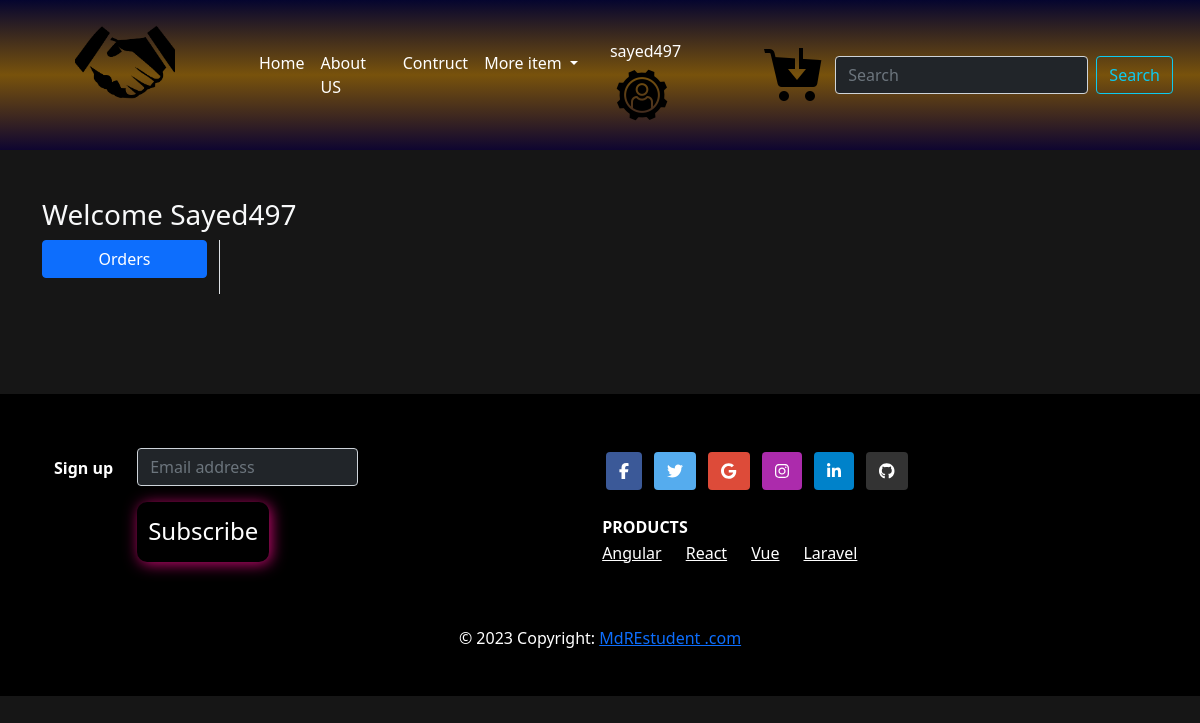
The app's page /orders/ (signed in), older data.
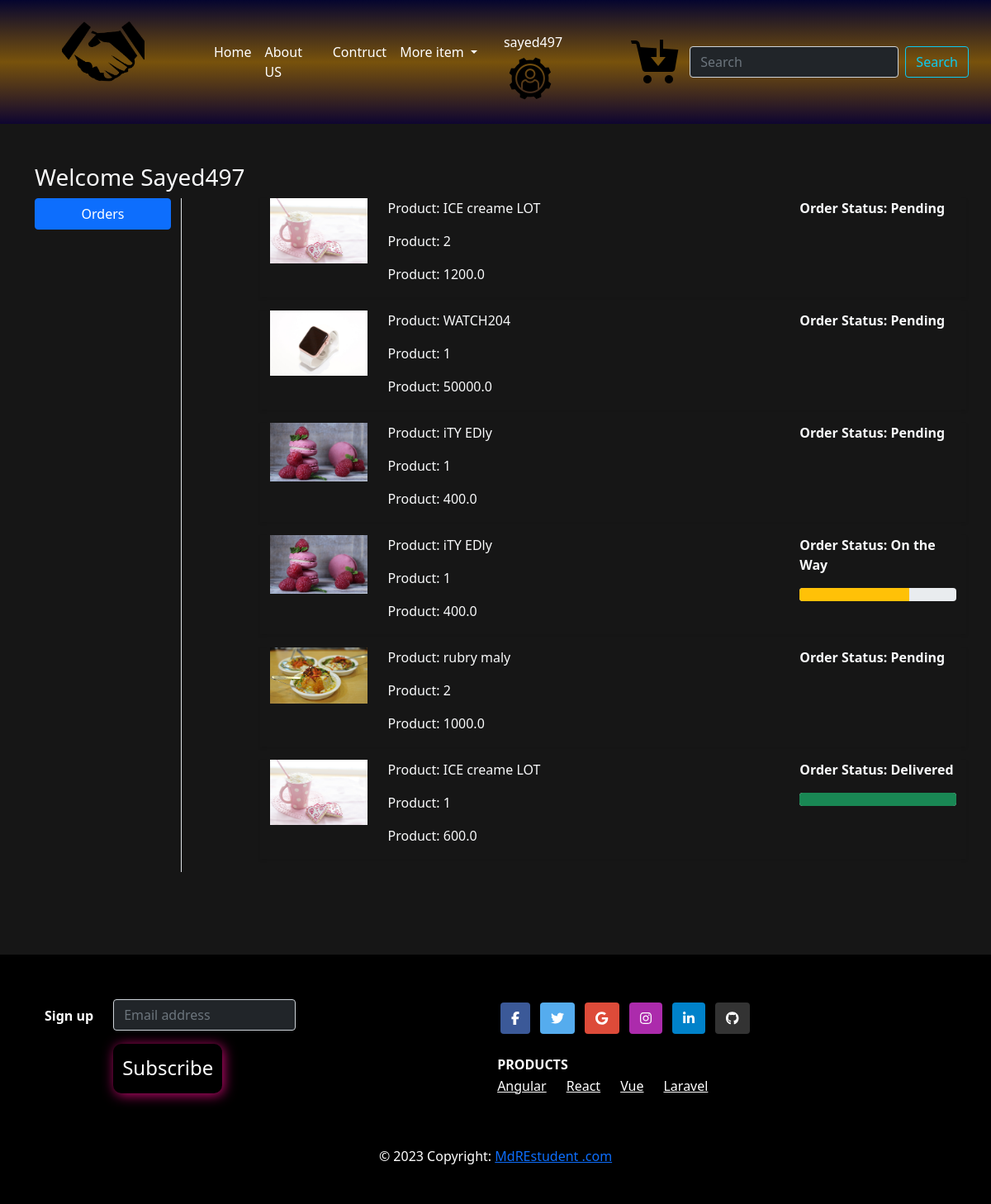
The same page, newer data.
### Shop/models.py (models this page shows, shortened)
class OrderPlaced(models.Model):
    user = models.ForeignKey(User, on_delete=models.CASCADE)
    customer = models.ForeignKey(Customer, on_delete=models.CASCADE)
    product = models.ForeignKey(Product, on_delete=models.CASCADE)
    quantity = models.PositiveIntegerField(default=1)
    ordered_date = models.DateTimeField(auto_now_add=True)
    status = models.CharField(max_length=50, choices=STATUS_CHOICE, default='Pending')
    @property
    def total_cost(self):
        return self.quantity * self.product.selling_price

class Product(models.Model):
    title = models.CharField(max_length=100)
    selling_price = models.FloatField()
    discounted_price = models.FloatField()
    description = models.TextField()
    brand = models.CharField(max_length=100)
    category = models.CharField(choices=CATEGORY_CHOICES,max_length=3)
    product_image = models.ImageField(upload_to='productimg')

### Shop/views.py (the view)
# urls.py: path('orders/', views.orders, name='orders'),
def orders(request):
 op = OrderPlaced.objects.filter(user=request.user)
 return render(request, 'Shop/orders.html', {'order_placed':op})

### Shop/templates/Shop/orders.html (shortened to what this page needs)
{% extends 'Shop/base.html' %}
{% load static %}
{% block main-content %}
<div class="container my-5">
    <div class="row text-light">
        <h3>Welcome <span class="text-capitalize">{{request.user}}</span></h3>
        <div class="col-sm-2 border-end">
            <ul class="list-unstyled">
                <li class="d-grid"><a href="{% url 'orders' %}" class="btn btn-primary">Orders</a></li>
            </ul>
        </div>
        <div class="col-sm-9 offset-sm-1">
            {% for op in order_placed %}
            <div class="row shadow-sm mb-3">
                <div class="col-sm-2">
                    <img src="{{op.product.product_image.url}}" alt="" srcset="" class="img-fluid" height="150"
                        width="150">
                </div>
                <div class="col-sm-7">
                    <p>Product: {{op.product.title}}</p>
                    <p>Product: {{op.quantity}}</p>
                    <p>Product: {{op.total_cost}}</p>
                </div>
                <div class="col-sm-3 fw-bold">
                    <p>Order Status: {{op.status}}</p>
                    {% if op.status == 'On the Way' %}
                    <div class="progress">
                        <div class="progress-bar bg-warning" role="progressbar" style="width: 70%" aria-valuenow="70"
                            aria-valuemin="0" aria-valuemax="100">
                        </div>
                    </div>
                    {% endif %}
                    {% if op.status == 'Delivered' %}
                    <div class="progress">
                        <div class="progress-bar bg-success" role="progressbar" style="width: 100%" aria-valuenow="100"
                            aria-valuemin="0" aria-valuemax="100">
                        </div>
                    </div>
                    {% endif %}
                </div>
            </div>
            {% endfor %}
        </div>
    </div>
</div>
{% endblock main-content %}

### Shop/templates/Shop/base.html (shortened to what this page needs)
<!doctype html>
{% load static %}
<html lang="en">
<head>
    <link href="https://cdn.jsdelivr.net/npm/bootstrap@5.0.0-beta1/dist/css/bootstrap.min.css" rel="stylesheet"
>
    <link rel="stylesheet" href="{% static 'Shop/css/owl.carousel.min.css' %}">
    <link rel="stylesheet" href="{% static 'Shop/css/all.min.css' %}">
    <link rel="stylesheet" href="{% static 'Shop/css/style.css' %}">
</head>
<body>
    <nav class="navbar navbar-expand-lg bg-body-tertiary">
        <div class="container-fluid">
          <a class="navbar-brand " href="#"><img class="logos  mx-lg-5" src="{% static "Shop/images/Untitled design (3).png" %}" alt=""> </a>
          <button class=" menubtn" type="button" data-bs-toggle="collapse" data-bs-target="#navbarSupportedContent" aria-controls="navbarSupportedContent" aria-expanded="false" aria-label="Toggle navigation">
          </button>
          <div class="collapse navbar-collapse" id="navbarSupportedContent">
            <ul class="navbar-nav me-auto mb-2 mb-lg-0">
              <li class="nav-item">
                <a class="nav-link active " aria-current="page" href="{% url 'home' %}">Home</a>
              </li>
              <li class="nav-item">
                <a class="nav-link" href="#">About US</a>
              </li>
               <li class="nav-item" >
                 <a  class="nav-link" href="#">Contruct </a>
              </li>
              <li class="nav-item dropdown">
                <a class="nav-link dropdown-toggle" href="#" role="button" data-bs-toggle="dropdown" aria-expanded="false">
                 More item
                </a>
              </li>
            </ul>
            <ul class="navbar-nav me-auto mb-2 mb-lg-0 toolsIcon">
              <li class="nav-item" >
                <a  class="nav-link" href="#"> <li class="nav-item dropdown">
                  <a class="nav-link " href="#" role="button" data-bs-toggle="dropdown" aria-expanded="false">
                    <span>{{request.user}}  </span> <img src="{% static 'Shop/images/settings.png' %}" alt="">
                  </a>
                </li> </a>
             </li>
            </ul>
            <ul class="navbar-nav me-auto mb-2 mb-lg-0   toolsIcon ">
              <li class="nav-item tools" >
                <a  class="nav-link" href="{% url "showCart" %}"> <img src="{% static 'Shop/images/add cart.png' %}" alt=""> <sup  class="" href="#"></sup> </a>
             </li>
            </ul>
            <form class="d-flex" role="search">
              <input class="form-control bg-dark text-light me-2" type="search" placeholder="Search" aria-label="Search">
              <button class="btn btn-outline-info" type="submit">Search</button>
            </form>
          </div>
        </div>
      </nav>
    {% block main-content %} {% endblock main-content %}
    <footer class=" bg-successs text-center text-lg-start">
      <div class="container p-4 pb-0">
        <form action="">
          <div class="row">
            <div class="col-auto mb-4 mb-md-0">
              <p class="pt-2">
                <strong>Sign up</strong>
              </p>
            </div>
            <div class="col-md-5 col-12 mb-4 mb-md-0">
              <div class="form-outline w-50 mb-4">
                <input type="email" id="form5Example25" placeholder="Email address" class="form-control text-light bg-dark" />
                <button type="submit" class="btn text-dangers mt-3 pb-5 mb-4">
                  Subscribe
                </button>
              </div>
            </div>
            <div class="col-auto mb-4 mb-md-0">
        <section class="mb-4">
          <a
            class="btn text-white btn-floating m-1"
            style="background-color: #3b5998;"
            href="#!"
            role="button"
            ><i class="fab fa-facebook-f"></i
          ></a>
          <a
            class="btn text-white btn-floating m-1"
            style="background-color: #55acee;"
            href="#!"
            role="button"
            ><i class="fab fa-twitter"></i
          ></a>
          <a
            class="btn text-white btn-floating m-1"
            style="background-color: #dd4b39;"
            href="#!"
            role="button"
            ><i class="fab fa-google"></i
          ></a>
          <a
            class="btn text-white btn-floating m-1"
            style="background-color: #ac2bac;"
            href="#!"
            role="button"
            ><i class="fab fa-instagram"></i
          ></a>
          <a
            class="btn text-white btn-floating m-1"
            style="background-color: #0082ca;"
            href="#!"
            role="button"
            ><i class="fab fa-linkedin-in"></i
          ></a>
          <a
            class="btn text-white btn-floating m-1"
            style="background-color: #333333;"
            href="#!"
            role="button"
            ><i class="fab fa-github"></i
          ></a>
        </section>
          <h6 class="text-uppercase d-flex fw-bold mt-2 mb-1">
            Products
          </h6>
          <div class="d-flex gap-4">
          <p>
            <a href="#!" class="text-reset">Angular</a>
          </p>
          <p>
            <a href="#!" class="text-reset">React</a>
          </p>
          <p>
            <a href="#!" class="text-reset">Vue</a>
          </p>
          <p>
            <a href="#!" class="text-reset">Laravel</a>
          </p>
        </div>
            </div>
          </div>
        </form>
      </div>
      <div class="text-center p-3" style="background-color: black;  color: #fff;">
        © 2023 Copyright:
        <a class="text-link-light" href="#">MdREstudent .com</a>
      </div>
    </footer>
</body>
</html>

### Shop/static/Shop/css/style.css (style rules this page uses)
.bg-body-tertiary { position: relative; z-index: 10; width: 100%; background: linear-gradient(rgb(5, 5, 47) ,rgba(157, 105, 8, 0.725),rgb(14, 5, 48)); }
.text-dangers { background:transparent; box-shadow: 2px 2px 15px rgb(199, 9, 113); padding: 10px; color: #fff; font: 900; font-size: 24px; height: 50px; border-radius: 10px ; }
.logos { margin-top: -25px; height: 100px; }
.container-fluid li a { color: #fff; }
.navbar { padding: 15px; }
.menubtn { color: transparent; background: transparent; border: none; }
.bg-successs { padding: 30px; margin-top: 100px; color: #fff; background: #000; }
body { background: #161616; }

Row changes from the older to the newer data that the page shows:
added OrderPlaced: product.product_image (picture), product "ICE creame LOT", quantity "2", total_cost "1200.0", status "Pending"
added OrderPlaced: product.product_image (picture), product "WATCH204", quantity "1", total_cost "50000.0", status "Pending"
added OrderPlaced: product.product_image (picture), product "iTY EDly", quantity "1", total_cost "400.0", status "Pending"
added OrderPlaced: product.product_image (picture), product "iTY EDly", quantity "1", total_cost "400.0", status "On the Way"
added OrderPlaced: product.product_image (picture), product "rubry maly", quantity "2", total_cost "1000.0", status "Pending"
added OrderPlaced: product.product_image (picture), product "ICE creame LOT", quantity "1", total_cost "600.0", status "Delivered"
